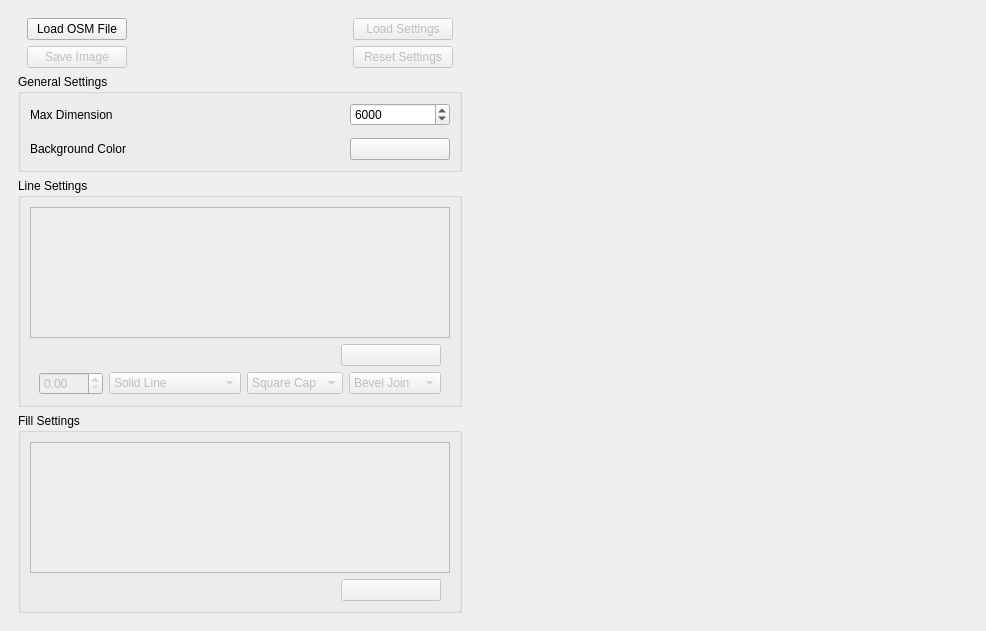
<?xml version="1.0" encoding="UTF-8"?>
<ui version="4.0">
 <class>MainWindow</class>
 <widget class="QMainWindow" name="MainWindow">
  <property name="geometry">
   <rect>
    <x>0</x>
    <y>0</y>
    <width>986</width>
    <height>631</height>
   </rect>
  </property>
  <property name="windowTitle">
   <string>Map Stylizer</string>
  </property>
  <widget class="QWidget" name="centralwidget">
   <layout class="QHBoxLayout" name="horizontalLayout">
    <item>
     <widget class="QWidget" name="widget_left_panel" native="true">
      <property name="minimumSize">
       <size>
        <width>350</width>
        <height>0</height>
       </size>
      </property>
      <layout class="QVBoxLayout" name="verticalLayout">
       <item>
        <widget class="QWidget" name="widget_4" native="true">
         <layout class="QHBoxLayout" name="horizontalLayout_8">
          <property name="topMargin">
           <number>0</number>
          </property>
          <property name="bottomMargin">
           <number>0</number>
          </property>
          <item>
           <widget class="QPushButton" name="pushButton_load">
            <property name="minimumSize">
             <size>
              <width>100</width>
              <height>0</height>
             </size>
            </property>
            <property name="text">
             <string>Load OSM File</string>
            </property>
           </widget>
          </item>
          <item>
           <spacer name="horizontalSpacer_2">
            <property name="orientation">
             <enum>Qt::Horizontal</enum>
            </property>
            <property name="sizeHint" stdset="0">
             <size>
              <width>40</width>
              <height>20</height>
             </size>
            </property>
           </spacer>
          </item>
          <item>
           <widget class="QPushButton" name="pushButton_load_settings">
            <property name="enabled">
             <bool>false</bool>
            </property>
            <property name="minimumSize">
             <size>
              <width>100</width>
              <height>0</height>
             </size>
            </property>
            <property name="text">
             <string>Load Settings</string>
            </property>
           </widget>
          </item>
         </layout>
        </widget>
       </item>
       <item>
        <widget class="QWidget" name="widget_5" native="true">
         <layout class="QHBoxLayout" name="horizontalLayout_9">
          <property name="topMargin">
           <number>0</number>
          </property>
          <property name="bottomMargin">
           <number>0</number>
          </property>
          <item>
           <widget class="QPushButton" name="pushButton_save">
            <property name="enabled">
             <bool>false</bool>
            </property>
            <property name="minimumSize">
             <size>
              <width>100</width>
              <height>0</height>
             </size>
            </property>
            <property name="text">
             <string>Save Image</string>
            </property>
           </widget>
          </item>
          <item>
           <spacer name="horizontalSpacer">
            <property name="orientation">
             <enum>Qt::Horizontal</enum>
            </property>
            <property name="sizeHint" stdset="0">
             <size>
              <width>40</width>
              <height>20</height>
             </size>
            </property>
           </spacer>
          </item>
          <item>
           <widget class="QPushButton" name="pushButton_reset">
            <property name="enabled">
             <bool>false</bool>
            </property>
            <property name="minimumSize">
             <size>
              <width>100</width>
              <height>0</height>
             </size>
            </property>
            <property name="text">
             <string>Reset Settings</string>
            </property>
           </widget>
          </item>
         </layout>
        </widget>
       </item>
       <item>
        <widget class="QGroupBox" name="groupBox_general_settings">
         <property name="title">
          <string>General Settings</string>
         </property>
         <layout class="QVBoxLayout" name="verticalLayout_2">
          <item>
           <widget class="QWidget" name="widget_gen_1" native="true">
            <layout class="QHBoxLayout" name="horizontalLayout_2">
             <property name="leftMargin">
              <number>0</number>
             </property>
             <property name="topMargin">
              <number>0</number>
             </property>
             <property name="rightMargin">
              <number>0</number>
             </property>
             <property name="bottomMargin">
              <number>0</number>
             </property>
             <item>
              <widget class="QLabel" name="label">
               <property name="text">
                <string>Max Dimension</string>
               </property>
              </widget>
             </item>
             <item>
              <widget class="QDoubleSpinBox" name="doubleSpinBox_max">
               <property name="minimumSize">
                <size>
                 <width>100</width>
                 <height>0</height>
                </size>
               </property>
               <property name="maximumSize">
                <size>
                 <width>100</width>
                 <height>16777215</height>
                </size>
               </property>
               <property name="decimals">
                <number>0</number>
               </property>
               <property name="minimum">
                <double>1.000000000000000</double>
               </property>
               <property name="maximum">
                <double>40000.000000000000000</double>
               </property>
               <property name="value">
                <double>6000.000000000000000</double>
               </property>
              </widget>
             </item>
            </layout>
           </widget>
          </item>
          <item>
           <widget class="QWidget" name="widget_gen_2" native="true">
            <layout class="QHBoxLayout" name="horizontalLayout_3">
             <property name="leftMargin">
              <number>0</number>
             </property>
             <property name="topMargin">
              <number>0</number>
             </property>
             <property name="rightMargin">
              <number>0</number>
             </property>
             <property name="bottomMargin">
              <number>0</number>
             </property>
            </layout>
           </widget>
          </item>
          <item>
           <widget class="QWidget" name="widget_gen_3" native="true">
            <layout class="QHBoxLayout" name="horizontalLayout_4">
             <property name="leftMargin">
              <number>0</number>
             </property>
             <property name="topMargin">
              <number>0</number>
             </property>
             <property name="rightMargin">
              <number>0</number>
             </property>
             <property name="bottomMargin">
              <number>0</number>
             </property>
             <item>
              <widget class="QLabel" name="label_bg_color">
               <property name="text">
                <string>Background Color</string>
               </property>
              </widget>
             </item>
             <item>
              <widget class="QPushButton" name="button_bg_color">
               <property name="minimumSize">
                <size>
                 <width>100</width>
                 <height>0</height>
                </size>
               </property>
               <property name="maximumSize">
                <size>
                 <width>100</width>
                 <height>16777215</height>
                </size>
               </property>
               <property name="text">
                <string/>
               </property>
              </widget>
             </item>
            </layout>
           </widget>
          </item>
         </layout>
        </widget>
       </item>
       <item>
        <widget class="QGroupBox" name="groupBox_line_settings">
         <property name="title">
          <string>Line Settings</string>
         </property>
         <layout class="QVBoxLayout" name="verticalLayout_4">
          <item>
           <widget class="QTreeWidget" name="treeWidget_line_settings">
            <property name="enabled">
             <bool>false</bool>
            </property>
            <attribute name="headerVisible">
             <bool>false</bool>
            </attribute>
           </widget>
          </item>
          <item>
           <widget class="QWidget" name="widget" native="true">
            <layout class="QHBoxLayout" name="horizontalLayout_5">
             <property name="topMargin">
              <number>0</number>
             </property>
             <property name="bottomMargin">
              <number>0</number>
             </property>
             <item>
              <widget class="QLabel" name="label_line">
               <property name="enabled">
                <bool>false</bool>
               </property>
               <property name="text">
                <string>&lt;value&gt;</string>
               </property>
              </widget>
             </item>
             <item>
              <widget class="QPushButton" name="button_line">
               <property name="enabled">
                <bool>false</bool>
               </property>
               <property name="minimumSize">
                <size>
                 <width>100</width>
                 <height>0</height>
                </size>
               </property>
               <property name="maximumSize">
                <size>
                 <width>100</width>
                 <height>16777215</height>
                </size>
               </property>
               <property name="text">
                <string/>
               </property>
              </widget>
             </item>
            </layout>
           </widget>
          </item>
          <item>
           <widget class="QWidget" name="widget_3" native="true">
            <layout class="QHBoxLayout" name="horizontalLayout_7">
             <property name="topMargin">
              <number>0</number>
             </property>
             <property name="bottomMargin">
              <number>0</number>
             </property>
             <item>
              <widget class="QDoubleSpinBox" name="doubleSpinBox_line">
               <property name="enabled">
                <bool>false</bool>
               </property>
               <property name="decimals">
                <number>2</number>
               </property>
               <property name="maximum">
                <double>100.000000000000000</double>
               </property>
               <property name="singleStep">
                <double>1.000000000000000</double>
               </property>
              </widget>
             </item>
             <item>
              <widget class="QComboBox" name="comboBox_line">
               <property name="enabled">
                <bool>false</bool>
               </property>
               <item>
                <property name="text">
                 <string>Solid Line</string>
                </property>
               </item>
               <item>
                <property name="text">
                 <string>Dash Line</string>
                </property>
               </item>
               <item>
                <property name="text">
                 <string>Dot Line</string>
                </property>
               </item>
               <item>
                <property name="text">
                 <string>Dash-Dot Line</string>
                </property>
               </item>
               <item>
                <property name="text">
                 <string>Dash-Dot-Dot Line</string>
                </property>
               </item>
              </widget>
             </item>
             <item>
              <widget class="QComboBox" name="comboBox_cap">
               <property name="enabled">
                <bool>false</bool>
               </property>
               <item>
                <property name="text">
                 <string>Square Cap</string>
                </property>
               </item>
               <item>
                <property name="text">
                 <string>Flat Cap</string>
                </property>
               </item>
               <item>
                <property name="text">
                 <string>Round Cap</string>
                </property>
               </item>
              </widget>
             </item>
             <item>
              <widget class="QComboBox" name="comboBox_join">
               <property name="enabled">
                <bool>false</bool>
               </property>
               <item>
                <property name="text">
                 <string>Bevel Join</string>
                </property>
               </item>
               <item>
                <property name="text">
                 <string>Miter Join</string>
                </property>
               </item>
               <item>
                <property name="text">
                 <string>Round Join</string>
                </property>
               </item>
              </widget>
             </item>
            </layout>
           </widget>
          </item>
         </layout>
        </widget>
       </item>
       <item>
        <widget class="QGroupBox" name="groupBox_fill_settings">
         <property name="title">
          <string>Fill Settings</string>
         </property>
         <layout class="QVBoxLayout" name="verticalLayout_3">
          <item>
           <widget class="QTreeWidget" name="treeWidget_fill_settings">
            <property name="enabled">
             <bool>false</bool>
            </property>
            <attribute name="headerVisible">
             <bool>false</bool>
            </attribute>
           </widget>
          </item>
          <item>
           <widget class="QWidget" name="widget_2" native="true">
            <layout class="QHBoxLayout" name="horizontalLayout_6">
             <property name="topMargin">
              <number>0</number>
             </property>
             <property name="bottomMargin">
              <number>0</number>
             </property>
             <item>
              <widget class="QLabel" name="label_fill">
               <property name="enabled">
                <bool>false</bool>
               </property>
               <property name="text">
                <string>&lt;value&gt;</string>
               </property>
              </widget>
             </item>
             <item>
              <widget class="QPushButton" name="button_fill">
               <property name="enabled">
                <bool>false</bool>
               </property>
               <property name="minimumSize">
                <size>
                 <width>100</width>
                 <height>0</height>
                </size>
               </property>
               <property name="maximumSize">
                <size>
                 <width>100</width>
                 <height>16777215</height>
                </size>
               </property>
               <property name="text">
                <string/>
               </property>
              </widget>
             </item>
            </layout>
           </widget>
          </item>
         </layout>
        </widget>
       </item>
      </layout>
     </widget>
    </item>
    <item>
     <widget class="MapWidget" name="widget_map" native="true">
      <property name="sizePolicy">
       <sizepolicy hsizetype="Preferred" vsizetype="Preferred">
        <horstretch>1</horstretch>
        <verstretch>0</verstretch>
       </sizepolicy>
      </property>
      <property name="minimumSize">
       <size>
        <width>300</width>
        <height>300</height>
       </size>
      </property>
     </widget>
    </item>
   </layout>
  </widget>
  <widget class="QMenuBar" name="menubar">
   <property name="geometry">
    <rect>
     <x>0</x>
     <y>0</y>
     <width>986</width>
     <height>21</height>
    </rect>
   </property>
  </widget>
 </widget>
 <customwidgets>
  <customwidget>
   <class>MapWidget</class>
   <extends>QWidget</extends>
   <header>mapwidget.h</header>
   <container>1</container>
  </customwidget>
 </customwidgets>
 <resources/>
 <connections>
  <connection>
   <sender>button_bg_color</sender>
   <signal>clicked()</signal>
   <receiver>MainWindow</receiver>
   <slot>bgColorBtnClicked()</slot>
   <hints>
    <hint type="sourcelabel">
     <x>359</x>
     <y>170</y>
    </hint>
    <hint type="destinationlabel">
     <x>6</x>
     <y>145</y>
    </hint>
   </hints>
  </connection>
  <connection>
   <sender>pushButton_load</sender>
   <signal>clicked()</signal>
   <receiver>MainWindow</receiver>
   <slot>loadOSMFile()</slot>
   <hints>
    <hint type="sourcelabel">
     <x>56</x>
     <y>52</y>
    </hint>
    <hint type="destinationlabel">
     <x>5</x>
     <y>45</y>
    </hint>
   </hints>
  </connection>
  <connection>
   <sender>pushButton_save</sender>
   <signal>clicked()</signal>
   <receiver>MainWindow</receiver>
   <slot>saveImage()</slot>
   <hints>
    <hint type="sourcelabel">
     <x>42</x>
     <y>88</y>
    </hint>
    <hint type="destinationlabel">
     <x>0</x>
     <y>22</y>
    </hint>
   </hints>
  </connection>
  <connection>
   <sender>treeWidget_line_settings</sender>
   <signal>itemSelectionChanged()</signal>
   <receiver>MainWindow</receiver>
   <slot>lineSelChanged()</slot>
   <hints>
    <hint type="sourcelabel">
     <x>48</x>
     <y>266</y>
    </hint>
    <hint type="destinationlabel">
     <x>4</x>
     <y>220</y>
    </hint>
   </hints>
  </connection>
  <connection>
   <sender>treeWidget_fill_settings</sender>
   <signal>itemSelectionChanged()</signal>
   <receiver>MainWindow</receiver>
   <slot>fillSelChanged()</slot>
   <hints>
    <hint type="sourcelabel">
     <x>55</x>
     <y>470</y>
    </hint>
    <hint type="destinationlabel">
     <x>5</x>
     <y>451</y>
    </hint>
   </hints>
  </connection>
  <connection>
   <sender>button_line</sender>
   <signal>clicked()</signal>
   <receiver>MainWindow</receiver>
   <slot>lineColorBtnClicked()</slot>
   <hints>
    <hint type="sourcelabel">
     <x>281</x>
     <y>375</y>
    </hint>
    <hint type="destinationlabel">
     <x>1</x>
     <y>354</y>
    </hint>
   </hints>
  </connection>
  <connection>
   <sender>button_fill</sender>
   <signal>clicked()</signal>
   <receiver>MainWindow</receiver>
   <slot>fillColorBtnClicked()</slot>
   <hints>
    <hint type="sourcelabel">
     <x>275</x>
     <y>585</y>
    </hint>
    <hint type="destinationlabel">
     <x>2</x>
     <y>591</y>
    </hint>
   </hints>
  </connection>
  <connection>
   <sender>doubleSpinBox_line</sender>
   <signal>valueChanged(double)</signal>
   <receiver>MainWindow</receiver>
   <slot>lineWidthChanged(double)</slot>
   <hints>
    <hint type="sourcelabel">
     <x>48</x>
     <y>393</y>
    </hint>
    <hint type="destinationlabel">
     <x>3</x>
     <y>264</y>
    </hint>
   </hints>
  </connection>
  <connection>
   <sender>comboBox_line</sender>
   <signal>currentTextChanged(QString)</signal>
   <receiver>MainWindow</receiver>
   <slot>lineComboChanged(QString)</slot>
   <hints>
    <hint type="sourcelabel">
     <x>111</x>
     <y>401</y>
    </hint>
    <hint type="destinationlabel">
     <x>2</x>
     <y>296</y>
    </hint>
   </hints>
  </connection>
  <connection>
   <sender>comboBox_cap</sender>
   <signal>currentTextChanged(QString)</signal>
   <receiver>MainWindow</receiver>
   <slot>capComboChanged(QString)</slot>
   <hints>
    <hint type="sourcelabel">
     <x>233</x>
     <y>401</y>
    </hint>
    <hint type="destinationlabel">
     <x>4</x>
     <y>324</y>
    </hint>
   </hints>
  </connection>
  <connection>
   <sender>comboBox_join</sender>
   <signal>currentTextChanged(QString)</signal>
   <receiver>MainWindow</receiver>
   <slot>joinComboChanged(QString)</slot>
   <hints>
    <hint type="sourcelabel">
     <x>308</x>
     <y>394</y>
    </hint>
    <hint type="destinationlabel">
     <x>2</x>
     <y>379</y>
    </hint>
   </hints>
  </connection>
  <connection>
   <sender>treeWidget_line_settings</sender>
   <signal>itemChanged(QTreeWidgetItem*,int)</signal>
   <receiver>MainWindow</receiver>
   <slot>checkboxChanged(QTreeWidgetItem*,int)</slot>
   <hints>
    <hint type="sourcelabel">
     <x>174</x>
     <y>266</y>
    </hint>
    <hint type="destinationlabel">
     <x>-4</x>
     <y>179</y>
    </hint>
   </hints>
  </connection>
  <connection>
   <sender>treeWidget_fill_settings</sender>
   <signal>itemChanged(QTreeWidgetItem*,int)</signal>
   <receiver>MainWindow</receiver>
   <slot>checkboxChanged(QTreeWidgetItem*,int)</slot>
   <hints>
    <hint type="sourcelabel">
     <x>163</x>
     <y>533</y>
    </hint>
    <hint type="destinationlabel">
     <x>4</x>
     <y>538</y>
    </hint>
   </hints>
  </connection>
  <connection>
   <sender>pushButton_reset</sender>
   <signal>clicked()</signal>
   <receiver>MainWindow</receiver>
   <slot>resetBtnClicked()</slot>
   <hints>
    <hint type="sourcelabel">
     <x>289</x>
     <y>87</y>
    </hint>
    <hint type="destinationlabel">
     <x>6</x>
     <y>81</y>
    </hint>
   </hints>
  </connection>
  <connection>
   <sender>pushButton_load_settings</sender>
   <signal>clicked()</signal>
   <receiver>MainWindow</receiver>
   <slot>loadSettingsClicked()</slot>
   <hints>
    <hint type="sourcelabel">
     <x>303</x>
     <y>45</y>
    </hint>
    <hint type="destinationlabel">
     <x>5</x>
     <y>123</y>
    </hint>
   </hints>
  </connection>
 </connections>
 <slots>
  <slot>radioChanged()</slot>
  <slot>bgColorBtnClicked()</slot>
  <slot>loadOSMFile()</slot>
  <slot>saveImage()</slot>
  <slot>lineSelChanged()</slot>
  <slot>fillSelChanged()</slot>
  <slot>lineColorBtnClicked()</slot>
  <slot>fillColorBtnClicked()</slot>
  <slot>lineWidthChanged(double)</slot>
  <slot>lineComboChanged(QString)</slot>
  <slot>capComboChanged(QString)</slot>
  <slot>joinComboChanged(QString)</slot>
  <slot>checkboxChanged(QTreeWidgetItem*,int)</slot>
  <slot>resetBtnClicked()</slot>
  <slot>loadSettingsClicked()</slot>
 </slots>
</ui>
